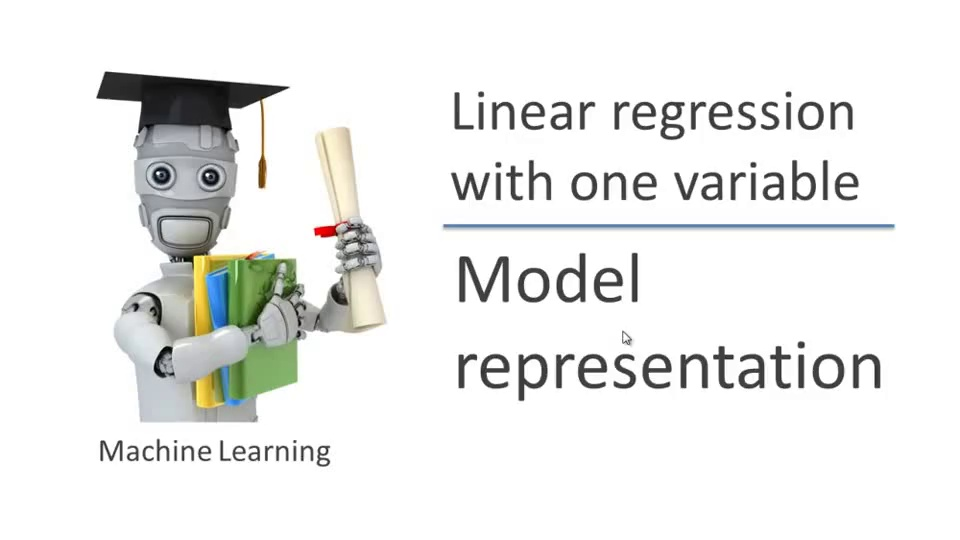
#> input picture Images/frame0.jpg, 960 x 540 px; its folder holds only this picture in this run
$ python -i sim.py   (imports and definitions only)   (older library calls are emulated)
#> lines starting #> are read from the running program, lines starting #| are printed output that depends on the picture
import cv2
from skimage.measure import compare_ssim
import os


def ssim(grayA, grayB):
    imageA = cv2.imread(grayA)
    imageA = cv2.resize(imageA, (1024, 1024))
    imageA = cv2.cvtColor(imageA, cv2.COLOR_BGR2GRAY)

    imageB = cv2.imread(grayB)
    imageB = cv2.resize(imageB, (1024, 1024))
    imageB = cv2.cvtColor(imageB, cv2.COLOR_BGR2GRAY)

    (score, diff) = compare_ssim(imageA, imageB, full=True)
    diff = (diff * 255).astype("uint8")
    # print("SSIM: {}".format(score))

    return score


# print(ssim(image1, image2))

def find_frames(frames):
    Pdf_dir = "Pdf_Images"
    video_dir = "Images"

    Pdfs = os.listdir(Pdf_dir)
    Pdfs = ['capture_0.png', 'capture_1.png', 'capture_2.png', 'capture_3.png',]
    # frames = os.listdir(video_dir)
    # frames.sort()
    mapping = {}

    # [4 lines of commented-out code are left out]
    i=0
    for frame in frames:
        s = ssim(Pdf_dir + "/" + Pdfs[i], video_dir + "/" + frame)
        # if max < s:
        if s > 0.80:
            max = s
            pdf = Pdfs[i]
            i += 1
            vid = frame
            mapping[pdf] = int(vid[5:-4])/15
            print(pdf)
            if i > len(Pdfs)-1:
                break

    print(mapping)
    return mapping


# find_frames()

>>> import cv2
>>> picture = cv2.imread('Images/frame0.jpg', cv2.IMREAD_GRAYSCALE)
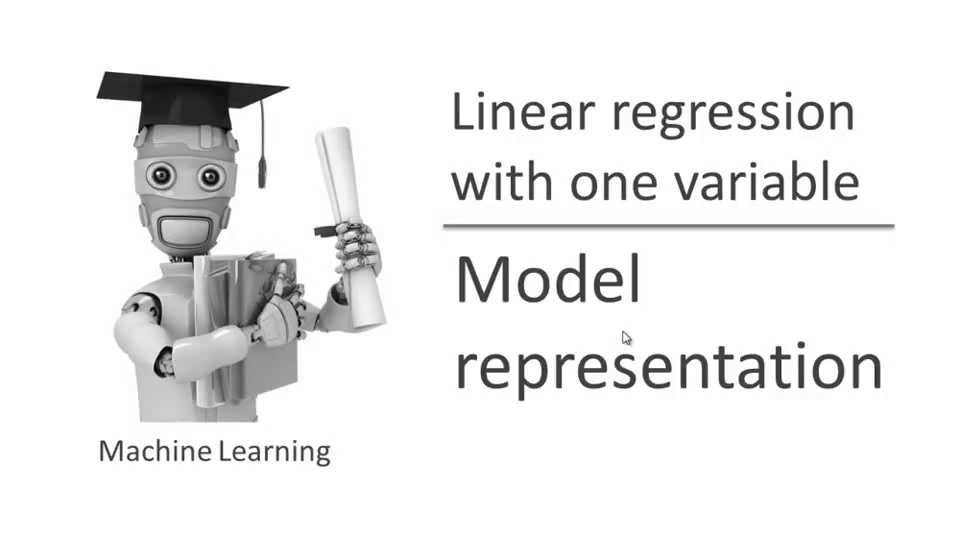
#> picture: shape (540, 960); min 0, max 255, mean 236.3
#> (the run stopped early here; a loop or call above may not have finished)
